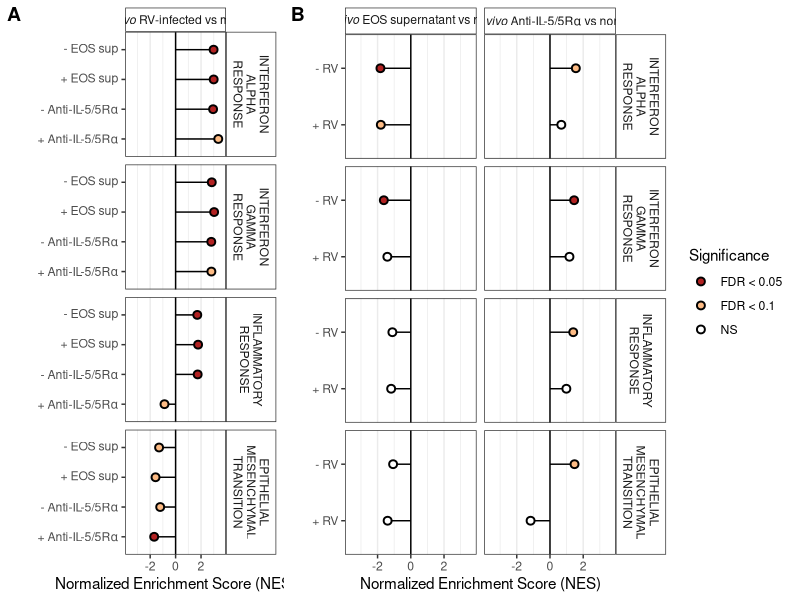

This figure's R source:
#### Setup ####
library(tidyverse)
library(cowplot)
library(limma)
set.seed(4389)

#### Data ####
H <- read_csv("results/GSEA/h_GSEA.result.csv")
fdr.cut <- 0.1

#### Subset significant ####
#list all terms with at least 1 significant treatment contrast
term.OI.t <- H %>% 
  filter(fgsea.FDR <= fdr.cut & gage.FDR <= fdr.cut) %>% 
  filter(group %in% c("AntiIL5_nonenone_none", "AntiIL5_HRVnone_HRV",
                      "EOSsupp_nonenone_none", "EOSsupp_HRVnone_HRV")) %>% 
  distinct(pathway) %>% unlist(use.names=FALSE)

#list all terms with at least 1 significant virus contrast 
term.OI.v <- H %>% 
  filter(fgsea.FDR <= fdr.cut & gage.FDR <= fdr.cut) %>% 
  filter(group %in% c("none_HRVnone_none","AntiIL5_HRVAntiIL5_none",
                      "EOSsupp_HRVEOSsupp_none")) %>% 
  distinct(pathway) %>% unlist(use.names=FALSE)

#Find terms with both t and v cutoffs
term.OI <- intersect(term.OI.t, term.OI.v)


#### Combine data and format labels ####
h.plot.dat <- H %>% 
  filter(pathway %in% term.OI) %>% 
  #Add experi group
  mutate(experi = c(rep("AntiIL5",nrow(.)/2),rep("EOSsup",nrow(.)/2))) %>% 
  mutate(group1 = recode(group,
                                "AntiIL5_HRVAntiIL5_none"='"+ Anti-IL-5/5R"*alpha',
                                "EOSsupp_HRVEOSsupp_none"='"+ EOS sup"',

                                "EOSsupp_HRVnone_HRV"="+ RV",
                                "AntiIL5_HRVnone_HRV"="+ RV",
                                "EOSsupp_nonenone_none"="- RV",
                                "AntiIL5_nonenone_none"="- RV"),
         group1 = ifelse(group1 == "none_HRVnone_none" & experi == "AntiIL5",
                         '"- Anti-IL-5/5R"*alpha',
                         ifelse(group1 == "none_HRVnone_none" & experi == "EOSsup",
                                '"- EOS sup"', group1)),
         group2 = recode_factor(factor(group),
            "none_HRVnone_none"='italic("Ex vivo")~"RV-infected vs media"',
            "EOSsupp_HRVEOSsupp_none"='italic("Ex vivo")~"RV-infected vs media"',
            "AntiIL5_HRVAntiIL5_none"='italic("Ex vivo")~"RV-infected vs media"',
                                
            "EOSsupp_HRVnone_HRV"='italic("Ex vivo")~"EOS supernatant vs none"',
            "AntiIL5_HRVnone_HRV"='italic("In vivo")~"Anti-IL-5/5R"*alpha~"vs none"',
            "EOSsupp_nonenone_none"='italic("Ex vivo")~"EOS supernatant vs none"',
            "AntiIL5_nonenone_none"='italic("In vivo")~"Anti-IL-5/5R"*alpha~"vs none"')) %>% 
  #order factors
  mutate(group1 = factor(group1, levels=c('"+ Anti-IL-5/5R"*alpha','"- Anti-IL-5/5R"*alpha',
                                          '"+ EOS sup"','"- EOS sup"', 
                                          '+ RV', '- RV'))) %>% 
  mutate(Significance = ifelse(fgsea.FDR <= 0.05 & 
                                 gage.FDR <= 0.05 & 
                                 fgsea.FC == gage.FC, 
                               "FDR < 0.05",
                               ifelse(fgsea.FDR <= 0.1 & 
                                        gage.FDR <= 0.1 & 
                                        fgsea.FC == gage.FC, 
                                      "FDR < 0.1", "NS"))) %>% 
  mutate(pathway = gsub("HALLMARK_", "", pathway),
         pathway2 = gsub("_", "\n", pathway)) %>% 
  #Reorder terms
  mutate(pathway.ord = factor(pathway2,
                              levels=c("INTERFERON\nALPHA\nRESPONSE",
                              "INTERFERON\nGAMMA\nRESPONSE",
                              "INFLAMMATORY\nRESPONSE",
                              "EPITHELIAL\nMESENCHYMAL\nTRANSITION")))

#### Plot A: virus ####
h.plot1 <- h.plot.dat %>% 
  filter(group2=='italic("Ex vivo")~"RV-infected vs media"') %>% 
  
  ggplot(aes(x=group1, y=fgsea.NES)) +
  geom_segment(aes(x=group1, xend=group1, y=0, yend=fgsea.NES)) +
  geom_point(size=2, aes(fill = Significance),
             shape=21, stroke=1) +
  geom_hline(yintercept = 0) +
  
  scale_fill_manual(values=c("firebrick", "#fdbb84", "white")) +
  lims(y=c(-3.6,3.6)) +
  coord_flip() +
  labs(x="", y="Normalized Enrichment Score (NES)") + 
  facet_grid(pathway.ord~group2, scales="free_y", 
             labeller = labeller(group2=label_parsed)) +
  theme_bw() +
  theme(legend.position = "none") +
  theme(panel.grid.major.y = element_blank(),
        panel.grid.minor.y = element_blank(),
        strip.background =element_rect(fill="white")) +
  scale_x_discrete(labels = ggplot2:::parse_safe)

#h.plot1

#### Plot B/C: EOS supernatant and anti-IL% therapy ####
h.plot2 <- h.plot.dat %>% 
  filter(group2!='italic("Ex vivo")~"RV-infected vs media"') %>% 
  
  ggplot(aes(x=group1, y=fgsea.NES)) +
  geom_segment(aes(x=group1, xend=group1, y=0, yend=fgsea.NES)) +
  geom_point(size=2, aes(fill = Significance),
             shape=21, stroke=1) +
  geom_hline(yintercept = 0) +
  
  scale_fill_manual(values=c("firebrick", "#fdbb84", "white")) +
  lims(y=c(-3.6,3.6)) +
  coord_flip() +
  labs(x="", y="Normalized Enrichment Score (NES)") + 
  facet_grid(pathway.ord~group2, scales="free_y",
             labeller = labeller(group2=label_parsed)) +
  theme_bw() +
  theme(panel.grid.major.y = element_blank(),
        panel.grid.minor.y = element_blank(),
        strip.background =element_rect(fill="white"))
#h.plot2

#### Save ####
h.plot.all <- plot_grid(h.plot1, h.plot2, ncol=2, rel_widths = c(0.55,1),
                        labels=c("A","B")) 
#h.plot.all
ggsave("publication/fig/Fig6.GSEA.pdf", h.plot.all, 
       width = 11, height = 5)
